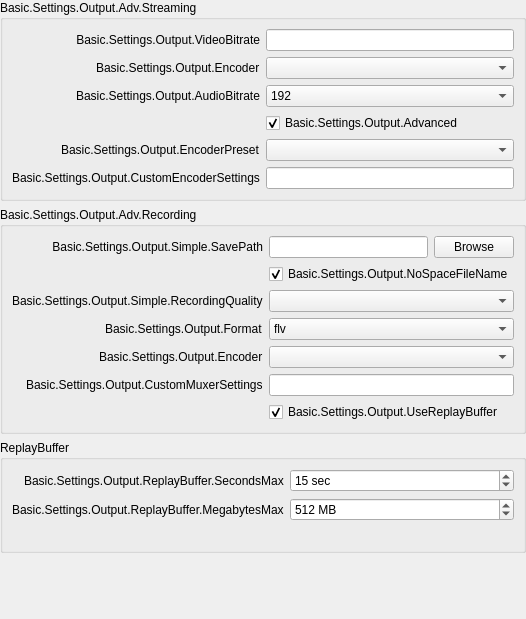
               <widget class="QWidget" name="easyOutputsPage">
                <layout class="QVBoxLayout" name="verticalLayout_3">
                 <property name="leftMargin">
                  <number>0</number>
                 </property>
                 <property name="topMargin">
                  <number>0</number>
                 </property>
                 <property name="rightMargin">
                  <number>0</number>
                 </property>
                 <property name="bottomMargin">
                  <number>0</number>
                 </property>
                 <item>
                  <widget class="QGroupBox" name="simpleStreamingGroupBox">
                   <property name="sizePolicy">
                    <sizepolicy hsizetype="Preferred" vsizetype="Maximum">
                     <horstretch>0</horstretch>
                     <verstretch>0</verstretch>
                    </sizepolicy>
                   </property>
                   <property name="title">
                    <string>Basic.Settings.Output.Adv.Streaming</string>
                   </property>
                   <layout class="QFormLayout" name="simpleStreamingLayout">
                    <property name="fieldGrowthPolicy">
                     <enum>QFormLayout::AllNonFixedFieldsGrow</enum>
                    </property>
                    <property name="labelAlignment">
                     <set>Qt::AlignRight|Qt::AlignTrailing|Qt::AlignVCenter</set>
                    </property>
                    <item row="0" column="0">
                     <widget class="QLabel" name="label_19">
                      <property name="minimumSize">
                       <size>
                        <width>170</width>
                        <height>0</height>
                       </size>
                      </property>
                      <property name="text">
                       <string>Basic.Settings.Output.VideoBitrate</string>
                      </property>
                      <property name="alignment">
                       <set>Qt::AlignRight|Qt::AlignTrailing|Qt::AlignVCenter</set>
                      </property>
                      <property name="buddy">
                       <cstring>simpleOutputVBitrate</cstring>
                      </property>
                     </widget>
                    </item>
                    <item row="0" column="1">
                     <widget class="QLineEdit" name="simpleOutputVBitrate">
                      <property name="enabled">
                       <bool>true</bool>
                      </property>
                     </widget>
                    </item>
                    <item row="1" column="0">
                     <widget class="QLabel" name="simpleOutStrEncoderLabel">
                      <property name="text">
                       <string>Basic.Settings.Output.Encoder</string>
                      </property>
                      <property name="buddy">
                       <cstring>simpleOutRecEncoder</cstring>
                      </property>
                     </widget>
                    </item>
                    <item row="1" column="1">
                     <widget class="QComboBox" name="simpleOutStrEncoder"/>
                    </item>
                    <item row="2" column="0">
                     <widget class="QLabel" name="label_20">
                      <property name="text">
                       <string>Basic.Settings.Output.AudioBitrate</string>
                      </property>
                      <property name="buddy">
                       <cstring>simpleOutputABitrate</cstring>
                      </property>
                     </widget>
                    </item>
                    <item row="2" column="1">
                     <widget class="QComboBox" name="simpleOutputABitrate">
                      <property name="currentIndex">
                       <number>8</number>
                      </property>
                      <item>
                       <property name="text">
                        <string>32</string>
                       </property>
                      </item>
                      <item>
                       <property name="text">
                        <string>48</string>
                       </property>
                      </item>
                      <item>
                       <property name="text">
                        <string>64</string>
                       </property>
                      </item>
                      <item>
                       <property name="text">
                        <string>80</string>
                       </property>
                      </item>
                      <item>
                       <property name="text">
                        <string>96</string>
                       </property>
                      </item>
                      <item>
                       <property name="text">
                        <string>112</string>
                       </property>
                      </item>
                      <item>
                       <property name="text">
                        <string>128</string>
                       </property>
                      </item>
                      <item>
                       <property name="text">
                        <string>160</string>
                       </property>
                      </item>
                      <item>
                       <property name="text">
                        <string>192</string>
                       </property>
                      </item>
                      <item>
                       <property name="text">
                        <string>256</string>
                       </property>
                      </item>
                      <item>
                       <property name="text">
                        <string>320</string>
                       </property>
                      </item>
                     </widget>
                    </item>
                    <item row="3" column="1">
                     <widget class="QCheckBox" name="simpleOutAdvanced">
                      <property name="text">
                       <string>Basic.Settings.Output.Advanced</string>
                      </property>
                      <property name="checked">
                       <bool>true</bool>
                      </property>
                     </widget>
                    </item>
                    <item row="4" column="0">
                     <widget class="QLabel" name="label_24">
                      <property name="enabled">
                       <bool>true</bool>
                      </property>
                      <property name="text">
                       <string>Basic.Settings.Output.EncoderPreset</string>
                      </property>
                      <property name="buddy">
                       <cstring>simpleOutPreset</cstring>
                      </property>
                     </widget>
                    </item>
                    <item row="4" column="1">
                     <widget class="QComboBox" name="simpleOutPreset"/>
                    </item>
                    <item row="5" column="0">
                     <widget class="QLabel" name="label_23">
                      <property name="text">
                       <string>Basic.Settings.Output.CustomEncoderSettings</string>
                      </property>
                      <property name="buddy">
                       <cstring>simpleOutCustom</cstring>
                      </property>
                     </widget>
                    </item>
                    <item row="5" column="1">
                     <widget class="QLineEdit" name="simpleOutCustom"/>
                    </item>
                   </layout>
                  </widget>
                 </item>
                 <item>
                  <widget class="QGroupBox" name="simpleRecordingGroupBox">
                   <property name="sizePolicy">
                    <sizepolicy hsizetype="Preferred" vsizetype="Maximum">
                     <horstretch>0</horstretch>
                     <verstretch>0</verstretch>
                    </sizepolicy>
                   </property>
                   <property name="title">
                    <string>Basic.Settings.Output.Adv.Recording</string>
                   </property>
                   <layout class="QFormLayout" name="formLayout_6">
                    <property name="fieldGrowthPolicy">
                     <enum>QFormLayout::AllNonFixedFieldsGrow</enum>
                    </property>
                    <property name="labelAlignment">
                     <set>Qt::AlignRight|Qt::AlignTrailing|Qt::AlignVCenter</set>
                    </property>
                    <item row="0" column="0">
                     <widget class="QLabel" name="label_18">
                      <property name="minimumSize">
                       <size>
                        <width>170</width>
                        <height>0</height>
                       </size>
                      </property>
                      <property name="text">
                       <string>Basic.Settings.Output.Simple.SavePath</string>
                      </property>
                      <property name="alignment">
                       <set>Qt::AlignRight|Qt::AlignTrailing|Qt::AlignVCenter</set>
                      </property>
                      <property name="buddy">
                       <cstring>simpleOutputPath</cstring>
                      </property>
                     </widget>
                    </item>
                    <item row="0" column="1">
                     <layout class="QHBoxLayout" name="horizontalLayout_5">
                      <item>
                       <widget class="QLineEdit" name="simpleOutputPath">
                        <property name="enabled">
                         <bool>true</bool>
                        </property>
                       </widget>
                      </item>
                      <item>
                       <widget class="QPushButton" name="simpleOutputBrowse">
                        <property name="enabled">
                         <bool>true</bool>
                        </property>
                        <property name="text">
                         <string>Browse</string>
                        </property>
                       </widget>
                      </item>
                     </layout>
                    </item>
                    <item row="1" column="1">
                     <widget class="QCheckBox" name="simpleNoSpace">
                      <property name="text">
                       <string>Basic.Settings.Output.NoSpaceFileName</string>
                      </property>
                      <property name="checked">
                       <bool>true</bool>
                      </property>
                     </widget>
                    </item>
                    <item row="2" column="0">
                     <widget class="QLabel" name="label_26">
                      <property name="text">
                       <string>Basic.Settings.Output.Simple.RecordingQuality</string>
                      </property>
                      <property name="buddy">
                       <cstring>simpleOutRecQuality</cstring>
                      </property>
                     </widget>
                    </item>
                    <item row="2" column="1">
                     <widget class="QComboBox" name="simpleOutRecQuality"/>
                    </item>
                    <item row="3" column="0">
                     <widget class="QLabel" name="simpleOutRecFormatLabel">
                      <property name="text">
                       <string>Basic.Settings.Output.Format</string>
                      </property>
                      <property name="buddy">
                       <cstring>simpleOutRecFormat</cstring>
                      </property>
                     </widget>
                    </item>
                    <item row="3" column="1">
                     <widget class="QComboBox" name="simpleOutRecFormat">
                      <item>
                       <property name="text">
                        <string notr="true">flv</string>
                       </property>
                      </item>
                      <item>
                       <property name="text">
                        <string notr="true">mp4</string>
                       </property>
                      </item>
                      <item>
                       <property name="text">
                        <string notr="true">mov</string>
                       </property>
                      </item>
                      <item>
                       <property name="text">
                        <string notr="true">mkv</string>
                       </property>
                      </item>
                      <item>
                       <property name="text">
                        <string notr="true">ts</string>
                       </property>
                      </item>
                      <item>
                       <property name="text">
                        <string notr="true">m3u8</string>
                       </property>
                      </item>
                     </widget>
                    </item>
                    <item row="4" column="0">
                     <widget class="QLabel" name="simpleOutRecEncoderLabel">
                      <property name="text">
                       <string>Basic.Settings.Output.Encoder</string>
                      </property>
                      <property name="buddy">
                       <cstring>simpleOutRecEncoder</cstring>
                      </property>
                     </widget>
                    </item>
                    <item row="4" column="1">
                     <widget class="QComboBox" name="simpleOutRecEncoder"/>
                    </item>
                    <item row="5" column="0">
                     <widget class="QLabel" name="label_420">
                      <property name="text">
                       <string>Basic.Settings.Output.CustomMuxerSettings</string>
                      </property>
                      <property name="buddy">
                       <cstring>simpleOutMuxCustom</cstring>
                      </property>
                     </widget>
                    </item>
                    <item row="5" column="1">
                     <widget class="QLineEdit" name="simpleOutMuxCustom"/>
                    </item>
                    <item row="6" column="1">
                     <widget class="QCheckBox" name="simpleReplayBuf">
                      <property name="text">
                       <string>Basic.Settings.Output.UseReplayBuffer</string>
                      </property>
                      <property name="checked">
                       <bool>true</bool>
                      </property>
                     </widget>
                    </item>
                   </layout>
                  </widget>
                 </item>
                 <item>
                  <widget class="QGroupBox" name="replayBufferGroupBox">
                   <property name="title">
                    <string>ReplayBuffer</string>
                   </property>
                   <layout class="QFormLayout" name="formLayout_24">
                    <property name="fieldGrowthPolicy">
                     <enum>QFormLayout::AllNonFixedFieldsGrow</enum>
                    </property>
                    <property name="labelAlignment">
                     <set>Qt::AlignRight|Qt::AlignTrailing|Qt::AlignVCenter</set>
                    </property>
                    <item row="0" column="0">
                     <widget class="QLabel" name="label_35">
                      <property name="text">
                       <string>Basic.Settings.Output.ReplayBuffer.SecondsMax</string>
                      </property>
                     </widget>
                    </item>
                    <item row="0" column="1">
                     <widget class="QSpinBox" name="simpleRBSecMax">
                      <property name="suffix">
                       <string notr="true"> sec</string>
                      </property>
                      <property name="minimum">
                       <number>5</number>
                      </property>
                      <property name="maximum">
                       <number>21600</number>
                      </property>
                      <property name="value">
                       <number>15</number>
                      </property>
                     </widget>
                    </item>
                    <item row="1" column="0">
                     <widget class="QLabel" name="simpleRBMegsMaxLabel">
                      <property name="text">
                       <string>Basic.Settings.Output.ReplayBuffer.MegabytesMax</string>
                      </property>
                     </widget>
                    </item>
                    <item row="1" column="1">
                     <widget class="QSpinBox" name="simpleRBMegsMax">
                      <property name="suffix">
                       <string notr="true"> MB</string>
                      </property>
                      <property name="minimum">
                       <number>20</number>
                      </property>
                      <property name="maximum">
                       <number>8192</number>
                      </property>
                      <property name="value">
                       <number>512</number>
                      </property>
                     </widget>
                    </item>
                    <item row="2" column="1">
                     <widget class="QLabel" name="simpleRBEstimate">
                      <property name="text">
                       <string notr="true"/>
                      </property>
                     </widget>
                    </item>
                   </layout>
                  </widget>
                 </item>
                 <item>
                  <layout class="QVBoxLayout" name="simpleOutInfoLayout">
                   <property name="leftMargin">
                    <number>10</number>
                   </property>
                   <property name="topMargin">
                    <number>10</number>
                   </property>
                   <property name="rightMargin">
                    <number>10</number>
                   </property>
                   <property name="bottomMargin">
                    <number>10</number>
                   </property>
                  </layout>
                 </item>
                 <item>
                  <spacer name="verticalSpacer_2">
                   <property name="orientation">
                    <enum>Qt::Vertical</enum>
                   </property>
                   <property name="sizeHint" stdset="0">
                    <size>
                     <width>20</width>
                     <height>40</height>
                    </size>
                   </property>
                  </spacer>
                 </item>
                 <item>
                  <widget class="QFrame" name="simpleOutputContainer">
                   <layout class="QVBoxLayout" name="verticalLayout_4">
                    <property name="leftMargin">
                     <number>0</number>
                    </property>
                    <property name="topMargin">
                     <number>0</number>
                    </property>
                    <property name="rightMargin">
                     <number>0</number>
                    </property>
                    <property name="bottomMargin">
                     <number>0</number>
                    </property>
                   </layout>
                  </widget>
                 </item>
                </layout>
               </widget>
